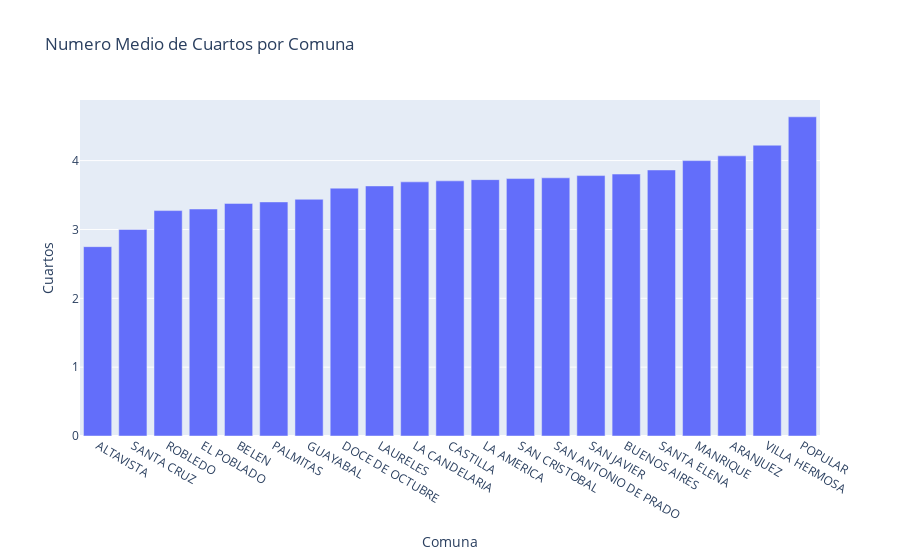

Source (notebook cell):
### Code cell
trace = go.Bar(x = districts.sort_values(['bedrooms']).name, y = districts.sort_values(['bedrooms']).bedrooms)
layout = go.Layout(title = 'Numero Medio de Cuartos por Comuna', xaxis_title = 'Comuna', yaxis_title = 'Cuartos')
fig = go.Figure(data = [trace], layout = layout)
iplot(fig)

### Figure 1 — Plotly figure (JSON) as saved in the notebook; plotly's stock layout.template omitted (floating-point values rounded to 4 significant figures)
{"data": [{"type": "bar", "x": ["ALTAVISTA", "SANTA CRUZ", "ROBLEDO", "EL POBLADO", "BELEN", "PALMITAS", "GUAYABAL", "DOCE DE OCTUBRE", "LAURELES", "LA CANDELARIA", "CASTILLA", "LA AMERICA", "SAN CRISTOBAL", "SAN ANTONIO DE PRADO", "SAN JAVIER", "BUENOS AIRES", "SANTA ELENA", "MANRIQUE", "ARANJUEZ", "VILLA HERMOSA", "POPULAR"], "y": [2.75, 3, 3.274, 3.297, 3.379, 3.4, 3.438, 3.6, 3.632, 3.691, 3.706, 3.724, 3.739, 3.75, 3.783, 3.804, 3.864, 4, 4.069, 4.224, 4.636]}], "layout": {"title": {"text": "Numero Medio de Cuartos por Comuna"}, "xaxis": {"title": {"text": "Comuna"}}, "yaxis": {"title": {"text": "Cuartos"}}}}
